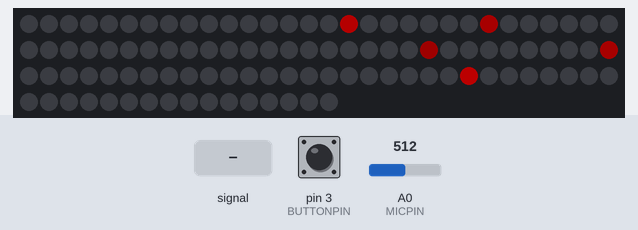
The sketch below on a simulated Arduino Uno, built with avr-gcc and run on an emulated ATmega328P. Shown: 106 RGB LEDs in strip order, left to right, continuing on the next row. Inputs (shaded band) come from the test bench; at power-on: A0 (MICPIN) = 512, pin 3 (BUTTONPIN) LOW. Dim RGB values are drawn brighter than linear; random numbers use the default seed unless the sketch sets one; what the sketch prints to the serial monitor is not drawn.

Above: at 1.2 s.
1.3 s: A0 (MICPIN) fed a 2 Hz sine of ±306 counts around its level
At 2.17 s:
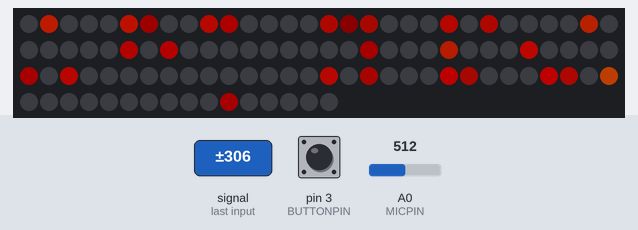
4.3 s: A0 (MICPIN) set to 716
At 5.06 s:
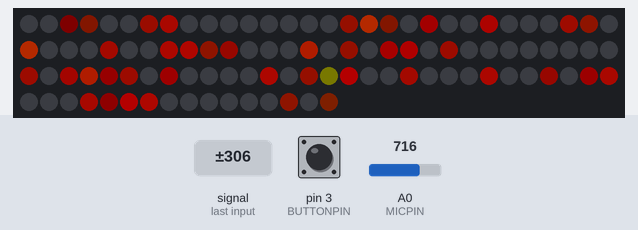
6.0 s: A0 (MICPIN) fed a 200 Hz sine of ±81 counts around its level
At 6.42 s:
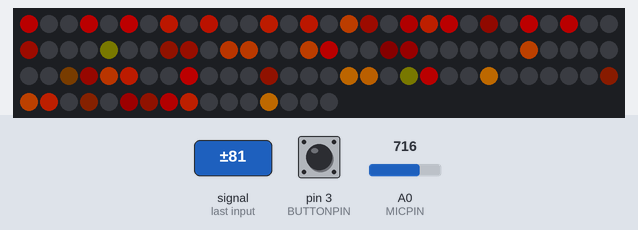
7.5 s: A0 (MICPIN) set to 900
At 8.63 s:
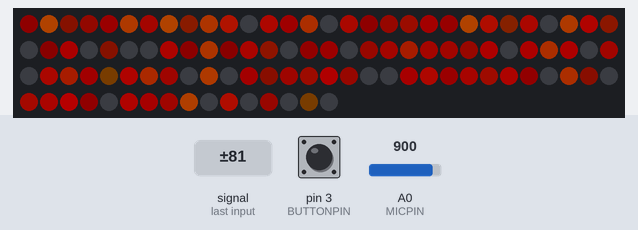
9.1 s: pin 3 (BUTTONPIN) pulled HIGH for 0.15 s
At 10.2 s:
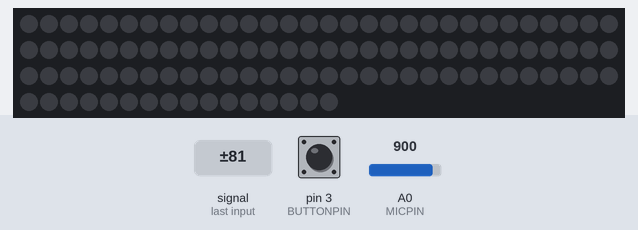

The sketch:

furCollar.ino
```cpp
#include <Adafruit_NeoPixel.h>

const int LEDPIN = 2;
const int MICPIN = A0; // 0 - 600
const int BUTTONPIN = 3;
const int NUMLEDS = 106;
const int DELAYTIME = 30;
const int NUMMODES = 2;

int mode = 1;
int pressed = 0;

Adafruit_NeoPixel strip = Adafruit_NeoPixel(NUMLEDS, LEDPIN, NEO_GRB + NEO_KHZ800);

//39, 36, 31

int threshhold = 100;
float gain = 50.0;

float getMicLevel() {
  int lvl1;
  unsigned long start = millis();
  int high = 0;
  int low = 1024;
  while (millis() - start < DELAYTIME) {
    int sample = analogRead(MICPIN);
    if (sample < low) {
      low = sample;
    } else if (sample > high) {
      high = sample;
    }
  }
  lvl1 = high - low;
  float micLevel = lvl1 / 1024.0;
  if (threshhold > 20) {
    threshhold = threshhold - 1;
  }
  if (lvl1 > threshhold) {
    threshhold = lvl1;
  }
  gain = 1024.0 / threshhold;
  // Serial.println(String(micLevel) + " : " + String(gain));
  return micLevel * gain;
}

void render() {
  strip.show();
  for (int led = 0; led < NUMLEDS; led++) {
    strip.setPixelColor(led, 0, 0, 0);
  }
}

int sparks[NUMLEDS][3];
void setup() {
  pinMode(BUTTONPIN, INPUT);
  Serial.begin(9600);
  strip.begin();
  strip.show();
}

void loop() {
  float micLvl = getMicLevel();

  if (digitalRead(BUTTONPIN) == HIGH && pressed == 0) {
    mode = (mode + 1) % NUMMODES;
    pressed = 1;
  } else if (pressed == 1 && digitalRead(BUTTONPIN) == LOW) {
    pressed = 0;
  }

  if (mode == 0) {
    // sleep
  } else if (mode == 1) {
    int newSparks = 0;
    if (micLvl > 0.5) {
      newSparks = micLvl * 6;
    } else if (random(7) == 6) {
      newSparks = 1;
    }
    for (int newSpark = 0; newSpark < newSparks; newSpark++) {
      int sparkId = random(NUMLEDS);
      sparks[sparkId][0] = 80;
      sparks[sparkId][1] = random(4) * (micLvl * 15);
      sparks[sparkId][2] = 1;
    }
    for (int thisSpark = 0; thisSpark < NUMLEDS; thisSpark++) {
      if (sparks[thisSpark][2] == 1) {
        if (sparks[thisSpark][1] > 2) {
          sparks[thisSpark][1] -= 2;
        } else if (sparks[thisSpark][1] != 0) {
          Serial.println(sparks[thisSpark][1]);
        }
        if (sparks[thisSpark][0] > 2) {
          sparks[thisSpark][0] -= 2;
        } else {
          sparks[thisSpark][0] = 0;
          sparks[thisSpark][1] = 0;
          sparks[thisSpark][2] = 0;
        }
      }
      strip.setPixelColor(thisSpark, sparks[thisSpark][0], sparks[thisSpark][1], 0);
    }
  }

  render();
};
```
